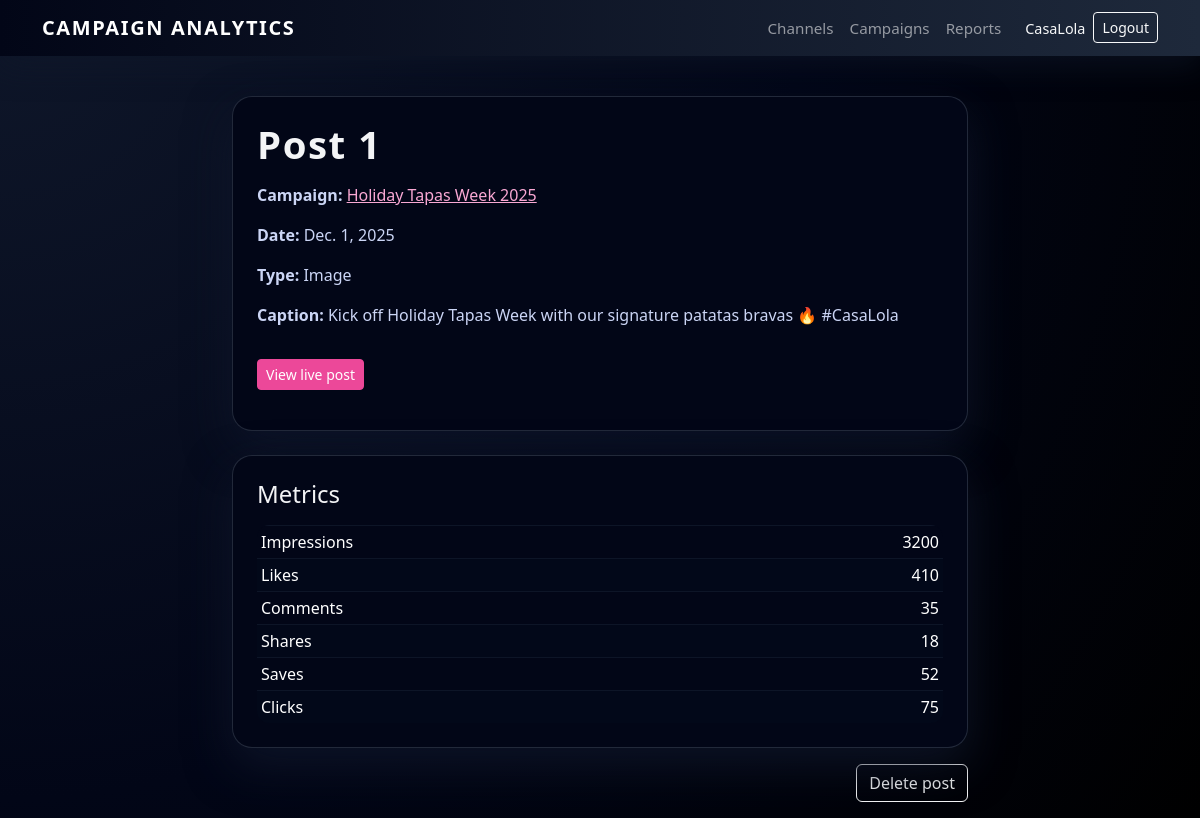
Page /project/posts/1/ (signed in) on the committed database.
### project/models.py (models this page shows, shortened)
class Post(models.Model):
    CONTENT_TYPE_CHOICES = [
        ('IMAGE', 'Image'),
        ('VIDEO', 'Video'),
        ('REEL', 'Reel'),
        ('STORY', 'Story'),
        ('CAROUSEL', 'Carousel'),
    ]
    campaign = models.ForeignKey(
        Campaign,
        on_delete=models.CASCADE,
        related_name='posts',
    )
    post_date = models.DateField()
    content_type = models.CharField(
        max_length=20,
        choices=CONTENT_TYPE_CHOICES,
    )
    caption = models.TextField()
    url = models.URLField(blank=True)

class Campaign(models.Model):
    OBJECTIVE_CHOICES = [
        ('AWARENESS', 'Brand awareness'),
        ('TRAFFIC', 'Website traffic'),
        ('ENGAGEMENT', 'Engagement'),
        ('LEADS', 'Lead generation'),
    ]
    name = models.CharField(max_length=150)
    objective = models.ForeignKey(
        "Objective",
        on_delete=models.PROTECT,
        related_name="campaigns",
    )
    channel = models.ForeignKey(
        Channel,
        on_delete=models.CASCADE,
        related_name='campaigns',
    )
    start_date = models.DateField()
    end_date = models.DateField(blank=True, null=True)
    budget = models.DecimalField(max_digits=10, decimal_places=2)

class PostMetrics(models.Model):
    post = models.OneToOneField(
        Post,
        on_delete=models.CASCADE,
        related_name='metrics',
    )
    impressions = models.PositiveIntegerField(default=0)
    likes = models.PositiveIntegerField(default=0)
    comments = models.PositiveIntegerField(default=0)
    shares = models.PositiveIntegerField(default=0)
    saves = models.PositiveIntegerField(default=0)
    clicks = models.PositiveIntegerField(default=0)

### project/views.py (the view)
# urls.py: path('posts/<int:pk>/', views.PostDetailView.as_view(), name='post_detail'),
class PostDetailView(LoginRequiredMixin, DetailView):
    model = Post
    template_name = 'project/post_detail.html'
    context_object_name = 'post'
    def get_queryset(self):
        return (
            Post.objects
            .filter(campaign__channel__owner=self.request.user)
            .select_related('campaign')
        )

### project/templates/project/post_detail.html
{% extends "project/base.html" %}
{% block content %}
<div class="row">
  <div class="col-lg-8 mx-auto">
    <div class="card card-cl p-4 mb-4">
      <h1 class="page-title mb-3">Post {{ post.id }}</h1>
      <p>
        <strong>Campaign:</strong>
        <a href="{% url 'project:campaign_detail' post.campaign.id %}">
          {{ post.campaign.name }}
        </a>
      </p>
      <p><strong>Date:</strong> {{ post.post_date }}</p>
      <p><strong>Type:</strong> {{ post.get_content_type_display }}</p>
      <p><strong>Caption:</strong> {{ post.caption }}</p>
      {% if post.url %}
        <p class="mt-3">
          <a href="{{ post.url }}" target="_blank" rel="noopener" class="btn btn-accent btn-sm">
            View live post
          </a>
        </p>
      {% endif %}
    </div>
    {% if post.metrics %}
      <div class="card card-cl p-4 mb-3">
        <h2 class="h4 mb-3">Metrics</h2>
        <div class="table-responsive">
          <table class="table table-sm table-borderless mb-0 metrics-table">
            <tbody>
              <tr>
                <th scope="row">Impressions</th>
                <td class="text-end">{{ post.metrics.impressions }}</td>
              </tr>
              <tr>
                <th scope="row">Likes</th>
                <td class="text-end">{{ post.metrics.likes }}</td>
              </tr>
              <tr>
                <th scope="row">Comments</th>
                <td class="text-end">{{ post.metrics.comments }}</td>
              </tr>
              <tr>
                <th scope="row">Shares</th>
                <td class="text-end">{{ post.metrics.shares }}</td>
              </tr>
              <tr>
                <th scope="row">Saves</th>
                <td class="text-end">{{ post.metrics.saves }}</td>
              </tr>
              <tr>
                <th scope="row">Clicks</th>
                <td class="text-end">{{ post.metrics.clicks }}</td>
              </tr>
            </tbody>
          </table>
        </div>
      </div>
    {% endif %}
    <div class="d-flex justify-content-end">
      <a href="{% url 'project:post_delete' post.pk %}"
         class="btn btn-outline-light">
        Delete post
      </a>
    </div>
  </div>
</div>
{% endblock %}

### project/templates/project/base.html (shortened to what this page needs)
{% load static %}
<!DOCTYPE html>
<html lang="en">
<head>
  <link
    rel="stylesheet"
    href="https://cdn.jsdelivr.net/npm/bootstrap@5.3.3/dist/css/bootstrap.min.css"
  >
  <link rel="stylesheet" href="{% static 'project/css/styles.css' %}">
</head>
<body>
<nav class="navbar navbar-expand-lg navbar-dark navbar-cl mb-4">
  <div class="container">
    <a class="navbar-brand" href="{% url 'project:channel_list' %}">
      CAMPAIGN ANALYTICS
    </a>
    <div class="collapse navbar-collapse justify-content-end" id="navbarNav">
      {% block nav_links %}
      <ul class="navbar-nav align-items-center">
        <li class="nav-item">
          <a class="nav-link {% if request.resolver_match.url_name == 'channel_list' %}active{% endif %}"
             href="{% url 'project:channel_list' %}">
            Channels
          </a>
        </li>
        <li class="nav-item">
          <a class="nav-link
             "
             href="{% url 'project:campaign_list' %}">
            Campaigns
          </a>
        </li>
        <li class="nav-item">
          <a class="nav-link {% if request.resolver_match.url_name == 'campaign_performance_report' %}active{% endif %}"
             href="{% url 'project:campaign_performance_report' %}">
            Reports
          </a>
        </li>
        {% if user.is_authenticated %}
          <li class="nav-item ms-3">
            <span class="navbar-text text-light text-muted-soft">
              {{ user.username }}
            </span>
          </li>
          <li class="nav-item ms-2">
            <a class="btn btn-outline-light btn-sm"
               href="{% url 'account_logout' %}">
              Logout
            </a>
          </li>
        {% endif %}
      </ul>
      {% endblock %}
    </div>
  </div>
</nav>
<div class="container py-3">
  {% block content %}{% endblock %}
</div>
</body>
</html>
</body>
</html>

### project/static/project/css/styles.css (style rules this page uses)
:root { --cl-bg: #020617; --cl-card-bg: #020617; --cl-row-dark: #020617; --cl-row-light: #020819; --cl-border: #1f2937; --cl-text-main: #f3f4f6; --cl-text-muted: #cbd5f5; --cl-header-text: #f9fafb; --cl-accent: #ec4899; --cl-accent-soft: #f9a8d4; }
body { background: radial-gradient(circle at top left, #0f172a 0, #020617 55%, #000000 100%); color: var(--cl-text-main); }
.page-title { font-size: 2.4rem; font-weight: 700; letter-spacing: 0.04em; margin-bottom: 0.25rem; color: var(--cl-text-main); }
.navbar-cl { background: linear-gradient(90deg, #020617, #1e293b); box-shadow: 0 10px 30px rgba(15, 23, 42, 0.6); }
.navbar-brand { font-weight: 700; letter-spacing: 0.08em; text-transform: uppercase; }
.nav-link { font-size: 0.95rem; }
.btn-accent { background-color: var(--cl-accent); border-color: var(--cl-accent); color: #fff; }
.card-cl { background-color: var(--cl-card-bg); border-radius: 1.25rem; border: 1px solid rgba(148, 163, 184, 0.22); box-shadow: 0 18px 45px rgba(15, 23, 42, 0.8); color: var(--cl-text-main); }
.card-cl p { color: var(--cl-text-muted); }
a { color: var(--cl-accent-soft); }
.text-muted-soft { color: var(--cl-text-muted); font-size: 0.9rem; }
.metrics-table { color: var(--cl-text-main); border-radius: 0.75rem; overflow: hidden; }
.metrics-table tbody tr > * { background-color: #020617; border-top: 1px solid rgba(15, 23, 42, 0.9); }
.metrics-table tbody tr:nth-child(even) > * { background-color: #020819; }
.metrics-table th { font-weight: 500; }
.metrics-table td.text-end { font-variant-numeric: tabular-nums; }
.metrics-table th, .metrics-table td { color: #ffffff !important; }

### rows in the picture
Post: id "1", campaign.name "Holiday Tapas Week 2025", post_date "Dec. 1, 2025", content_type "Image", caption "Kick off Holiday Tapas Week with our signature patatas bravas 🔥 #CasaLola", metrics.impressions "3200", metrics.likes "410", metrics.comments "35", metrics.shares "18", metrics.saves "52", metrics.clicks "75"

### other values in the picture
{{ user.username }} "CasaLola"
